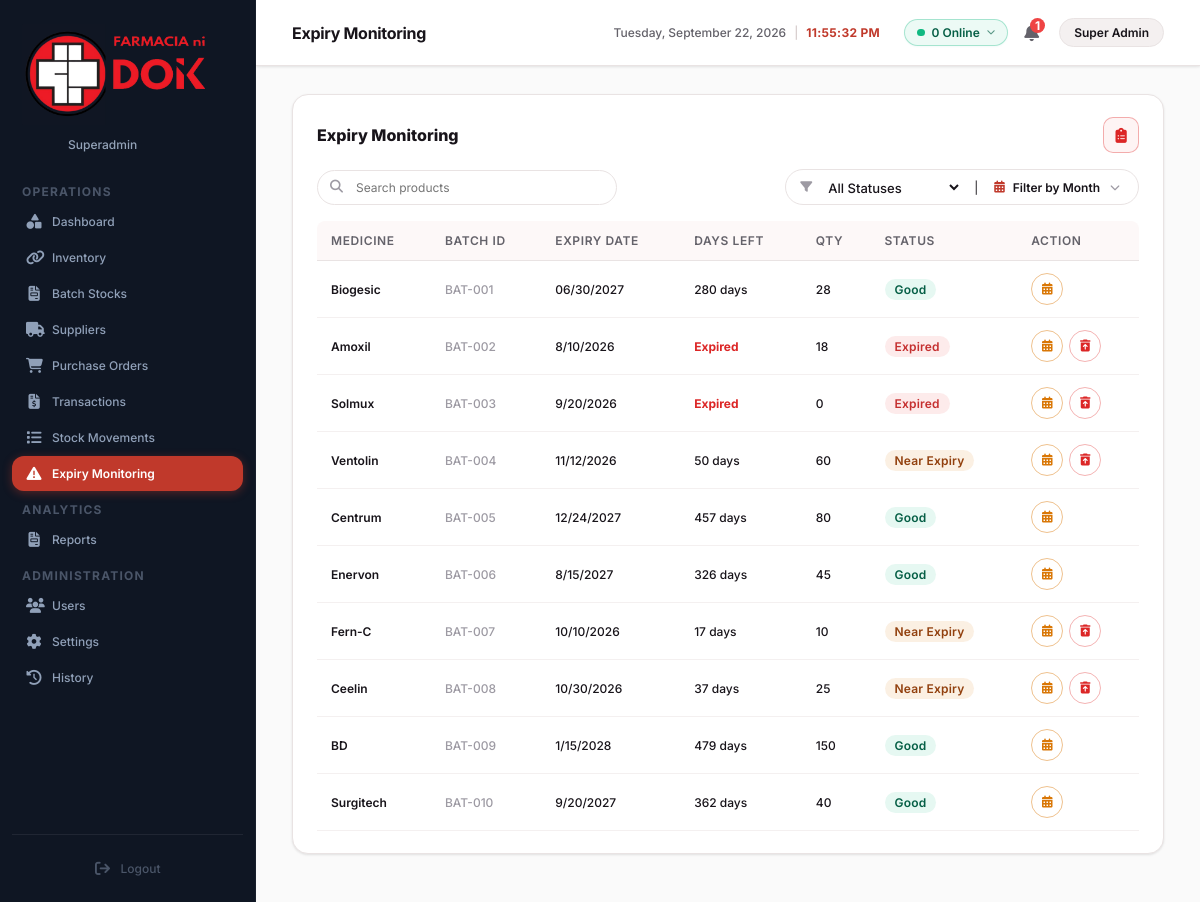
Screenshot of /expiry_monitoring (signed in) with the database file from the repository.
### tables this page shows
CREATE TABLE batches (
            id TEXT PRIMARY KEY,
            medicine_id TEXT NOT NULL,
            expiry_date TEXT,
            current_qty INTEGER NOT NULL,
            status TEXT NOT NULL,
            expiry_pending INTEGER DEFAULT 0,
            FOREIGN KEY (medicine_id) REFERENCES inventory (id)
        );

CREATE TABLE inventory (
            id TEXT PRIMARY KEY,
            generic TEXT,
            brand TEXT NOT NULL,
            category TEXT NOT NULL,
            stock INTEGER NOT NULL,
            reorder_point INTEGER NOT NULL,
            status TEXT NOT NULL,
            product_name TEXT NOT NULL,
            description TEXT NOT NULL,
            unit_of_measure TEXT NOT NULL,
            purchase_price REAL NOT NULL,
            supplier TEXT NOT NULL,
            archived_at TEXT DEFAULT NULL,
            deleted_at TEXT DEFAULT NULL
        );

### app.py (the view)
@app.route('/expiry_monitoring')
def expiry_monitoring():
    if not has_permission('expiry_view'):
        flash('Access denied. You do not have permission to access Expiry Monitoring.', 'warning')
        return redirect(url_for('dashboard'))
    conn = get_db_connection()
    conn.execute('''CREATE TABLE IF NOT EXISTS disposals (
        id INTEGER PRIMARY KEY AUTOINCREMENT,
        batch_id TEXT NOT NULL, medicine_id TEXT NOT NULL,
        medicine_name TEXT NOT NULL, qty_disposed INTEGER NOT NULL,
        reason TEXT DEFAULT 'Expired', disposed_by TEXT NOT NULL,
        disposed_at TEXT NOT NULL, notes TEXT DEFAULT ''
    )''')
    try:
        conn.execute("ALTER TABLE batches ADD COLUMN expiry_pending INTEGER DEFAULT 0")
        conn.commit()
    except Exception:
        pass
    batches = conn.execute('''
        SELECT b.id as batch_id, i.id as medicine_id, i.brand as medicine,
               b.expiry_date, b.current_qty, b.status,
               COALESCE(b.expiry_pending, 0) as expiry_pending
        FROM batches b
        JOIN inventory i ON b.medicine_id = i.id
    ''').fetchall()
    disposed_ids = set(
        r['batch_id'] for r in conn.execute('SELECT batch_id FROM disposals').fetchall()
    )
    near_expiry_setting = conn.execute("SELECT value FROM settings WHERE key = 'near_expiry_warning'").fetchone()
    try:
        near_expiry_days = int(near_expiry_setting['value']) if near_expiry_setting else 90
    except (ValueError, TypeError):
        near_expiry_days = 90
    disposal_log = conn.execute('''
        SELECT * FROM disposals ORDER BY id DESC LIMIT 50
    ''').fetchall()
    conn.close()
    list_batches = []
    for b in batches:
        is_pending = bool(b['expiry_pending']) or not b['expiry_date'] or b['expiry_date'].strip() == ''
        if is_pending:
            days_left = None
            status    = 'Pending'
        else:
            try:
                expiry_dt = datetime.strptime(b['expiry_date'], '%m/%d/%Y')
                days_left = (expiry_dt - datetime.now()).days
                if days_left <= 0:
                    days_left = 0
                    status = 'Expired'
                elif days_left <= near_expiry_days:
                    status = 'Near Expiry'
                else:
                    status = 'Good'
            except Exception:
                days_left = None
                status    = 'Pending'
        list_batches.append({
            'medicine':       b['medicine'],
            'medicine_id':    b['medicine_id'],
            'batch_id':       b['batch_id'],
            'expiry_date':    b['expiry_date'] if b['expiry_date'] else '—',
            'days_left':      f"{days_left} days" if days_left is not None else '—',
            'current_qty':    b['current_qty'],
            'status':         status,
            'disposed':       b['batch_id'] in disposed_ids,
            'expiry_pending': is_pending
        })
    return render_template('expiry_monitoring.html',
        items=list_batches,
        disposal_log=[dict(r) for r in disposal_log],
        active_page='expiry_monitoring'
    )

### app.py (called while the page is built, shortened)
def has_permission(perm_key):
    role = session.get('role', '')
    if role in ['Superadmin', 'Owner / Pharmacist'] or 'Super' in role or 'Owner' in role:
        return True

def get_local_ip():
    try:
        s = socket.socket(socket.AF_INET, socket.SOCK_DGRAM)
        s.connect(('8.8.8.8', 80))
        ip = s.getsockname()[0]
        s.close()
        return ip
    except Exception:
        return '127.0.0.1'

@app.context_processor
def inject_system_info():
    return {'local_ip': get_local_ip()}

@app.before_request
def require_login():
    allowed_routes = ['login', 'static', 'forgot_password', 'send_otp', 'verify_otp']
    if request.endpoint not in allowed_routes and 'user_id' not in session:
        return redirect(url_for('login'))

### database.py (called while the page is built)
def get_db_path():
    if getattr(sys, 'frozen', False):
        base_dir = os.path.dirname(sys.executable)
    else:
        base_dir = os.path.dirname(os.path.abspath(__file__))
    return os.path.join(base_dir, 'farmacia.db')

def get_db_connection():
    conn = sqlite3.connect(get_db_path())
    conn.row_factory = sqlite3.Row
    return conn

### templates/expiry_monitoring.html (shortened to what this page needs)
{% extends 'base.html' %}
{% block title %}Expiry Monitoring{% endblock %}
{% block content %}
<div class="panel">
    <div class="panel-header" style="display:flex;flex-direction:column;gap:16px;align-items:stretch;">
        <div style="display:flex;justify-content:space-between;align-items:center;">
            <div style="display:flex;align-items:center;gap:10px;">
                <h3 style="margin:0;font-size:15px;font-weight:800;">Expiry Monitoring</h3>
            </div>
            <button type="button" onclick="openDisposalLogModal()"
                style="width:36px;height:36px;border-radius:10px;border:1.5px solid rgba(220,38,38,0.35);color:#dc2626;background:rgba(220,38,38,0.05);cursor:pointer;display:inline-flex;align-items:center;justify-content:center;transition:all 0.2s;"
                onmouseover="this.style.background='rgba(220,38,38,0.12)'" onmouseout="this.style.background='rgba(220,38,38,0.05)'"
                title="Disposal Log">
                <i class="fa-solid fa-clipboard-list" style="font-size:15px;"></i>
            </button>
        </div>
        <div style="display:flex;gap:12px;align-items:center;justify-content:space-between;width:100%;flex-wrap:wrap;">
            <div class="search-input" style="margin-bottom:0;max-width:300px;">
                <i class="fa-solid fa-magnifying-glass"></i>
                <input type="text" id="search-input" placeholder="Search products" onkeyup="filterTable()">
            </div>
            <div class="filter-container">
                <i class="fa-solid fa-filter"></i>
                <select id="filter-status" class="filter-select" onchange="filterTable()">
                    <option value="">All Statuses</option>
                </select>
                <span style="color:var(--border-light);font-size:14px;user-select:none;margin:0 4px;">|</span>
                <div class="cal-filter-wrapper" id="expiry-cal-filter"></div>
            </div>
        </div>
    </div>
    <div style="overflow-x:auto;">
    <table class="data-table">
        <thead><tr>
            <th>Medicine</th>
            <th>Batch ID</th>
            <th>Expiry Date</th>
            <th>Days Left</th>
            <th>Qty</th>
            <th>Status</th>
            <th>Action</th>
        </tr></thead>
        <tbody>
        {% for item in items %}
        <tr data-brand="{{ item.medicine | lower }}"
            data-batch="{{ item.batch_id | lower }}"
            data-status="{% if item.disposed %}Disposed{% elif item.expiry_pending %}Pending{% else %}{{ item.status }}{% endif %}"
            data-date="{{ item.expiry_date }}">
            <td style="font-weight:600;">{{ item.medicine }}</td>
            <td><span style="font-size:11px;color:var(--text-muted);">{{ item.batch_id }}</span></td>
            <td>{{ item.expiry_date }}</td>
            <td class="expiry-countdown" data-expiry="{{ item.expiry_date }}" data-disposed="{{ item.disposed }}" data-pending="{{ 'True' if item.expiry_pending else 'False' }}">
            </td>
            <td>{{ item.current_qty }}</td>
            <td>
                {% if item.disposed %}
                <span class="status-badge" style="background:rgba(100,116,139,0.10);color:#64748b;">Disposed</span>
                {% elif item.expiry_pending %}
                <span class="status-badge" style="background:rgba(245,158,11,0.12);color:#d97706;">Pending</span>
                {% elif item.status == 'Good' %}
                <span class="status-badge status-good">Good</span>
                {% elif item.status == 'Near Expiry' %}
                <span class="status-badge status-near-expiry">Near Expiry</span>
                {% else %}
                <span class="status-badge status-expired">Expired</span>
                {% endif %}
            </td>
            <td style="white-space:nowrap;">
                {% if item.disposed %}
                <span style="font-size:11px;color:var(--text-muted);display:inline-flex;align-items:center;gap:4px;">
                    <i class="fa-solid fa-circle-check" style="color:#059669;"></i> Disposed
                </span>
                {% else %}
                <div style="display:inline-flex;align-items:center;gap:6px;">
                    {% if has_permission('batches_set_expiry') %}
                    <button class="btn-icon-circle"
                        type="button"
                        title="{% if item.expiry_pending %}Set Expiry Date{% else %}Update Expiry Date{% endif %}"
                        style="border-color:rgba(217,119,6,0.45);color:#d97706;cursor:pointer;"
                        data-batch-id="{{ item.batch_id }}"
                        data-medicine="{{ item.medicine | e }}"
                        data-expiry="{{ item.expiry_date if not item.expiry_pending else '' }}"
                        onclick="handleSetExpiryClick(this)">
                        <i class="fa-solid {% if item.expiry_pending %}fa-calendar-plus{% else %}fa-calendar-days{% endif %}"></i>
                    </button>
                    {% endif %}
                    {% if item.status in ['Expired', 'Near Expiry'] and has_permission('expiry_dispose') %}
                    <button class="btn-icon-circle"
                        type="button"
                        title="Record Disposal"
                        style="border-color:rgba(220,38,38,0.35);color:#dc2626;cursor:pointer;"
                        data-batch-id="{{ item.batch_id }}"
                        data-medicine="{{ item.medicine | e }}"
                        data-expiry="{{ item.expiry_date }}"
                        data-qty="{{ item.current_qty }}"
                        onclick="handleDisposeClick(this)">
                        <i class="fa-solid fa-trash-can-arrow-up"></i>
                    </button>
                    {% endif %}
                </div>
                {% endif %}
            </td>
        </tr>
        {% endfor %}
        </tbody>
    </table>
    </div>
</div>
{% endblock %}

### static/css/style.css (style rules this page uses)
:root { --accent: #c0392b; --accent-hover: #a93226; --accent-light: rgba(192, 57, 43, 0.09); --accent-muted: rgba(192, 57, 43, 0.16); --bg: #fafafa; --bg-soft: #f4f0f0; --card-bg: #ffffff; --surface: #fdf8f8; --sidebar-bg: #0f1623; --sidebar-w: 256px; --text: #18141a; --text-secondary: #64626a; --text-muted: #9d9aa3; --border: #e9e3e3; --border-strong: #d6cccc; --shadow-sm: 0 1px 3px rgba(20,16,16,0.07), 0 1px 2px rgba(20,16,16,0.04); --shadow-md: 0 4px 12px rgba(20,16,16,0.09), 0 2px 4px rgba(20,16,16,0.05); --shadow-lg: 0 12px 32px rgba(20,16,16,0.11), 0 4px 8px rgba(20,16,16,0.06); --badge-lowstock-bg: rgba(220, 38, 38, 0.10); --badge-lowstock-txt: #b91c1c; --badge-nearexpiry-bg: rgba(217, 119, 6, 0.11); --badge-nearexpiry-txt: #92400e; --badge-good-bg: rgba(16, 185, 129, 0.10); --badge-good-txt: #065f46; --badge-nostock-bg: rgba(185, 28, 28, 0.10); --badge-nostock-txt: #991b1b; --radius-sm: 8px; --radius-md: 12px; --radius-lg: 16px; --radius-xl: 20px; --radius-full: 9999px; }
* { margin: 0; padding: 0; box-sizing: border-box; }
body { font-family: 'Inter', system-ui, sans-serif; background: var(--bg); color: var(--text); -webkit-font-smoothing: antialiased; -moz-osx-font-smoothing: grayscale; }
.btn-icon-circle { display: inline-flex; align-items: center; justify-content: center; width: 32px; height: 32px; border-radius: 50%; border: 1.5px solid var(--border-strong); background: transparent; color: var(--text-secondary); font-size: 13px; cursor: pointer; transition: all 0.16s ease; flex-shrink: 0; }
.panel { background: var(--card-bg); border-radius: var(--radius-lg); border: 1px solid var(--border); padding: 22px 24px; box-shadow: var(--shadow-sm); margin-bottom: 20px; }
table { width: 100%; border-collapse: collapse; }
th, td { padding: 12px 14px; text-align: left; font-size: 13px; }
th { color: var(--text-secondary); font-weight: 600; text-transform: uppercase; font-size: 10.5px; letter-spacing: 0.6px; border-bottom: 1.5px solid var(--border); background: var(--surface); }
th:first-child { border-radius: var(--radius-sm) 0 0 0; }
th:last-child { border-radius: 0 var(--radius-sm) 0 0; }
td { color: var(--text); font-weight: 500; border-bottom: 1px solid var(--bg-soft); }
tbody tr { transition: background-color 0.14s; }
.status-badge { padding: 3px 10px; border-radius: var(--radius-full); font-size: 11.5px; font-weight: 600; display: inline-block; letter-spacing: 0.2px; }
.status-near-expiry { background: var(--badge-nearexpiry-bg); color: var(--badge-nearexpiry-txt); }
.status-good { background: var(--badge-good-bg); color: var(--badge-good-txt); }
.status-expired { background: rgba(229,62,62,0.10); color: #c53030; }
.search-input { position: relative; max-width: 300px; width: 100%; }
.search-input input { padding: 9px 14px 9px 38px; width: 100%; border-radius: var(--radius-full); border: 1.5px solid var(--border); outline: none; background: var(--card-bg); font-family: inherit; font-size: 13px; color: var(--text); transition: border-color 0.18s; }
.search-input i { position: absolute; left: 13px; top: 10px; color: var(--text-muted); font-size: 13px; }
.panel-header { display: flex; justify-content: space-between; align-items: center; margin-bottom: 16px; }
.panel-header h3 { font-size: 15px; font-weight: 600; color: var(--text); }
.filter-container { display: flex; align-items: center; gap: 8px; background: var(--card-bg); border: 1.5px solid var(--border); border-radius: var(--radius-full); padding: 3px 14px; min-height: 36px; transition: border-color 0.18s; }
.filter-container i { color: var(--text-muted); font-size: 12px; flex-shrink: 0; }
.filter-select, .filter-input-date { border: none !important; background: transparent !important; color: var(--text) !important; font-size: 13px !important; font-weight: 500 !important; padding: 3px 4px !important; outline: none !important; cursor: pointer; font-family: inherit; }
.cal-filter-wrapper { position: relative; display: inline-block; }

### rows the page displays
batches: medicine "Biogesic", batch_id "BAT-001", expiry_date "06/30/2027", current_qty "28", status "Good"
batches: medicine "Amoxil", batch_id "BAT-002", expiry_date "8/10/2026", current_qty "18", status "Expired"
batches: medicine "Solmux", batch_id "BAT-003", expiry_date "9/20/2026", current_qty "0", status "Expired"
batches: medicine "Ventolin", batch_id "BAT-004", expiry_date "11/12/2026", current_qty "60", status "Near Expiry"
batches: medicine "Centrum", batch_id "BAT-005", expiry_date "12/24/2027", current_qty "80", status "Good"
batches: medicine "Enervon", batch_id "BAT-006", expiry_date "8/15/2027", current_qty "45", status "Good"
batches: medicine "Fern-C", batch_id "BAT-007", expiry_date "10/10/2026", current_qty "10", status "Near Expiry"
batches: medicine "Ceelin", batch_id "BAT-008", expiry_date "10/30/2026", current_qty "25", status "Near Expiry"
batches: medicine "BD", batch_id "BAT-009", expiry_date "1/15/2028", current_qty "150", status "Good"
batches: medicine "Surgitech", batch_id "BAT-010", expiry_date "9/20/2027", current_qty "40", status "Good"

### other values shown
{{ session.get('role', 'Owner / Pharmacist') }} "Superadmin"
{{ app_unseen_count }} "1"
{{ session.get('name', session.get('role', 'User')) }} "Super Admin"
